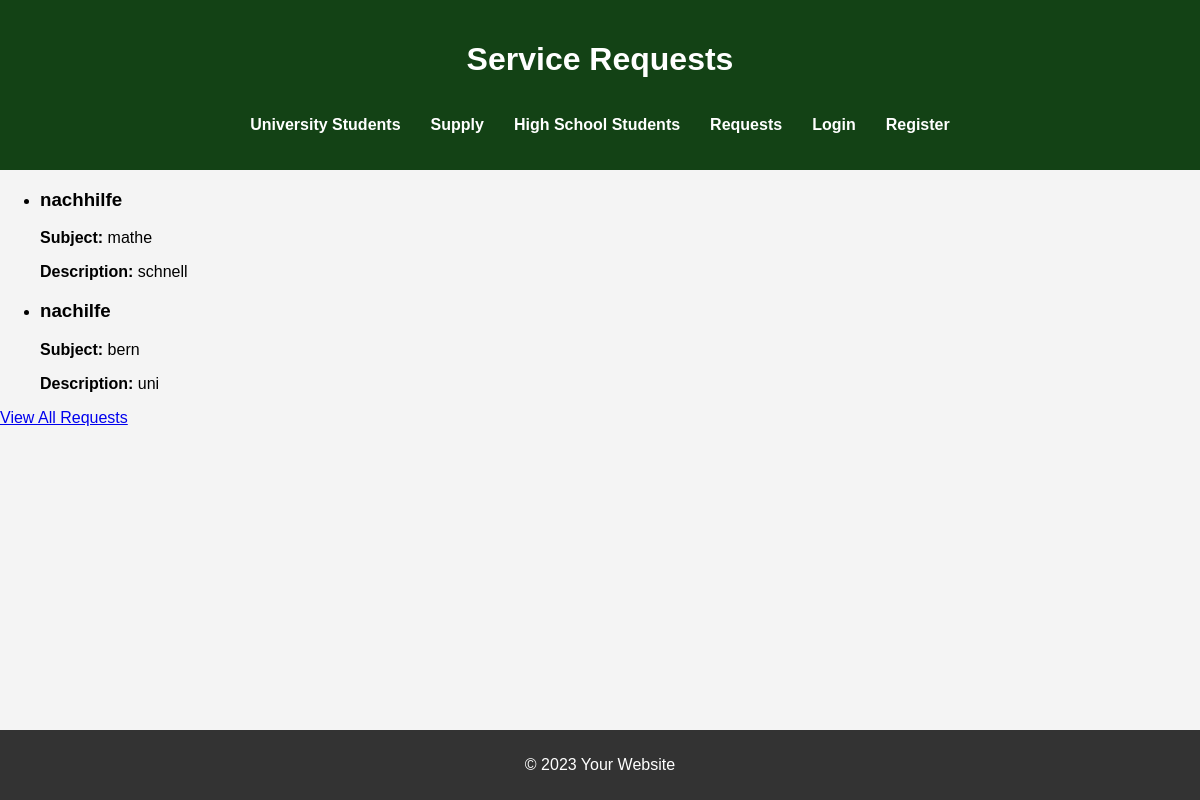
The page /requests on the database as committed earlier.
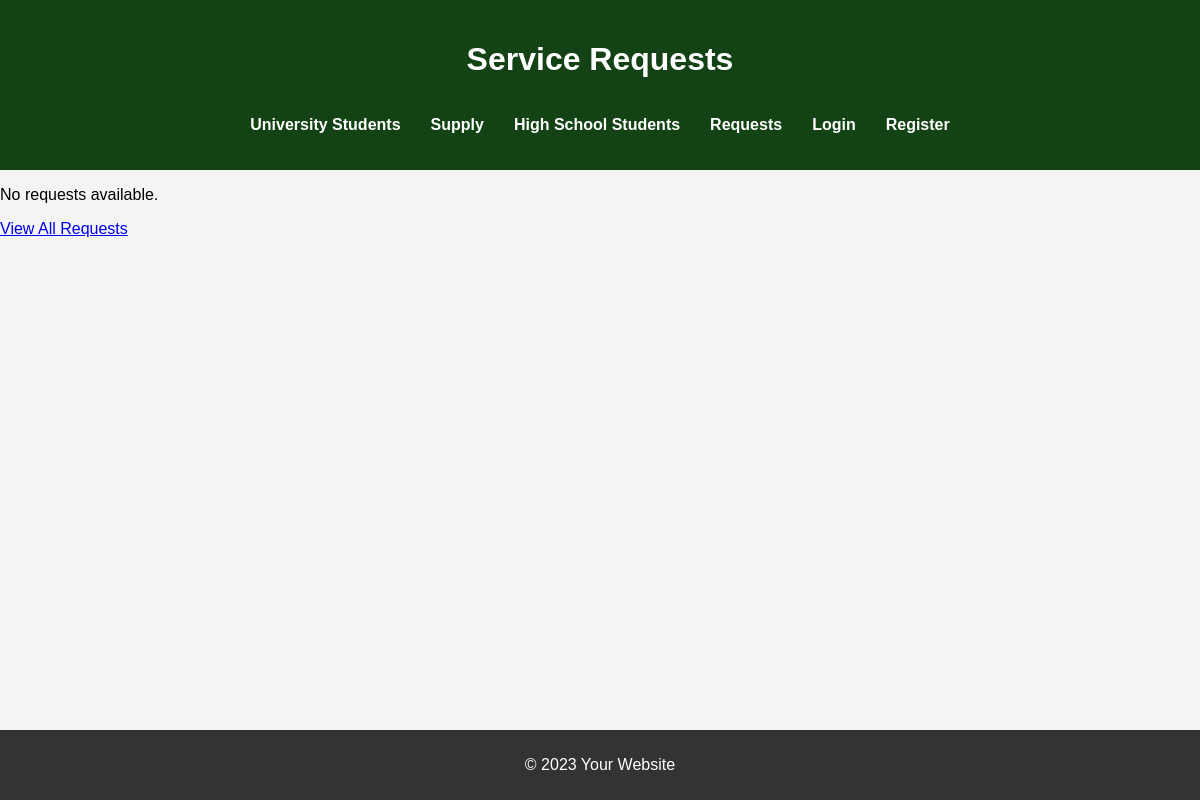
The same page on the database as committed later.
### app.py (models this page shows, shortened)
class RequestPost(db.Model):
    id = db.Column(db.Integer, primary_key=True)
    title = db.Column(db.String(100), nullable=False)
    description = db.Column(db.String(200), nullable=False)
    subject = db.Column(db.String(100), nullable=False)
    user_id = db.Column(db.Integer, db.ForeignKey('user.id'), nullable=False)
    user = db.relationship('User', backref=db.backref('requests', lazy=True))

### app.py (the view)
@app.route('/requests')
def requests():
    requests = RequestPost.query.all()  # Get all the requests
    return render_template('requests.html', requests=requests)

### templates/requests.html (shortened to what this page needs)
<!DOCTYPE html>
<html lang="en">
<head>
    <link rel="stylesheet" href="{{ url_for('static', filename='style.css') }}">
</head>
<body>
    <header>
        <h1>Service Requests</h1>
        <nav>
            <ul>
                <li><a href="/university">University Students</a></li>
                <li><a href="/supply">Supply</a></li>
                <li><a href="/highschool">High School Students</a></li>
                <li><a href="/requests">Requests</a></li>
                {% if current_user.is_authenticated %}
                    <li><a href="/profile">Your Profile</a></li>
                    <li><a href="{{ url_for('logout') }}">Logout</a></li>
                {% else %}
                    <li><a href="{{ url_for('login') }}">Login</a></li>
                    <li><a href="{{ url_for('register') }}">Register</a></li>
                {% endif %}
            </ul>
        </nav>
    </header>
    <main>
        {% if requests %}
            <ul>
                {% for request in requests %}
                    <li>
                        <h3>{{ request.title }}</h3>
                        <p><strong>Subject:</strong> {{ request.subject }}</p>
                        <p><strong>Description:</strong> {{ request.description }}</p>
                    </li>
                {% endfor %}
            </ul>
        {% else %}
            <p>No requests available.</p>
        {% endif %}
        <a href="{{ url_for('requests') }}">View All Requests</a>
    </main>
    <footer>
        <p>&copy; 2023 Your Website</p>
    </footer>
</body>
</html>

Rows that differ between the two databases and show on the page:
removed RequestPost: title "nachhilfe", subject "mathe", description "schnell"
removed RequestPost: title "nachilfe", subject "bern", description "uni"
Other text that changed with them:
text now shown: "No requests available."
